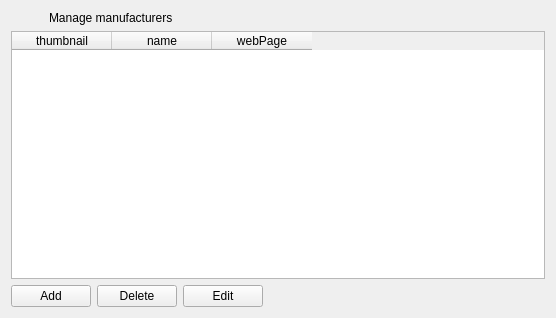
<?xml version="1.0" encoding="UTF-8"?>
<ui version="4.0">
 <class>manufacturers_form</class>
 <widget class="QWidget" name="manufacturers_form">
  <property name="geometry">
   <rect>
    <x>0</x>
    <y>0</y>
    <width>556</width>
    <height>318</height>
   </rect>
  </property>
  <property name="windowTitle">
   <string>Manufacturers</string>
  </property>
  <layout class="QGridLayout" name="gridLayout">
   <item row="6" column="0">
    <layout class="QHBoxLayout" name="horizontalLayout">
     <item>
      <widget class="QPushButton" name="add">
       <property name="text">
        <string>Add</string>
       </property>
       <property name="form" stdset="0">
        <string notr="true">manufacturer_add</string>
       </property>
       <property name="global.id" stdset="0">
        <string notr="true">{manufacturer.id}</string>
       </property>
       <property name="global.manufacturerState" stdset="0">
        <string notr="true">{manufacturer.state}</string>
       </property>
      </widget>
     </item>
     <item>
      <widget class="QPushButton" name="delete_2">
       <property name="text">
        <string>Delete</string>
       </property>
       <property name="doctype" stdset="0">
        <string notr="true">Manufacturer.simpleform</string>
       </property>
       <property name="rootelement" stdset="0">
        <string notr="true">manufacturer</string>
       </property>
       <property name="action" stdset="0">
        <string notr="true">delete</string>
       </property>
       <property name="form" stdset="0">
        <string notr="true">manufacturers</string>
       </property>
       <property name="id" stdset="0">
        <string>{manufacturer.id}</string>
       </property>
       <property name="global.manufacturerState" stdset="0">
        <string notr="true">{manufacturer.state}</string>
       </property>
      </widget>
     </item>
     <item>
      <widget class="QPushButton" name="edit">
       <property name="text">
        <string>Edit</string>
       </property>
       <property name="form" stdset="0">
        <string notr="true">manufacturer_edit</string>
       </property>
       <property name="global.id" stdset="0">
        <string notr="true">{manufacturer.id}</string>
       </property>
       <property name="global.manufacturerState" stdset="0">
        <string notr="true">{manufacturer.state}</string>
       </property>
      </widget>
     </item>
     <item>
      <spacer name="horizontalSpacer_2">
       <property name="orientation">
        <enum>Qt::Horizontal</enum>
       </property>
       <property name="sizeHint" stdset="0">
        <size>
         <width>40</width>
         <height>20</height>
        </size>
       </property>
      </spacer>
     </item>
    </layout>
   </item>
   <item row="1" column="0">
    <layout class="QHBoxLayout" name="horizontalLayout_2">
     <item>
      <widget class="QLabel" name="label">
       <property name="maximumSize">
        <size>
         <width>32</width>
         <height>32</height>
        </size>
       </property>
       <property name="text">
        <string/>
       </property>
       <property name="pixmap">
        <pixmap resource="../qtclient.qrc">:/images/building.png</pixmap>
       </property>
      </widget>
     </item>
     <item>
      <widget class="QLabel" name="label_2">
       <property name="text">
        <string>Manage manufacturers</string>
       </property>
      </widget>
     </item>
    </layout>
   </item>
   <item row="3" column="0">
    <widget class="QTableWidget" name="manufacturer">
     <property name="horizontalScrollBarPolicy">
      <enum>Qt::ScrollBarAlwaysOff</enum>
     </property>
     <property name="alternatingRowColors">
      <bool>true</bool>
     </property>
     <property name="selectionMode">
      <enum>QAbstractItemView::SingleSelection</enum>
     </property>
     <property name="selectionBehavior">
      <enum>QAbstractItemView::SelectRows</enum>
     </property>
     <property name="showGrid">
      <bool>true</bool>
     </property>
     <property name="gridStyle">
      <enum>Qt::DotLine</enum>
     </property>
     <property name="sortingEnabled">
      <bool>true</bool>
     </property>
     <property name="doctype" stdset="0">
      <string notr="true">ManufacturerListRequest.simpleform</string>
     </property>
     <property name="rootelement" stdset="0">
      <string notr="true">manufacturer</string>
     </property>
     <property name="state" stdset="0">
      <string notr="true">{global.manufacturerState}</string>
     </property>
     <property name="action" stdset="0">
      <string notr="true">read</string>
     </property>
     <attribute name="horizontalHeaderShowSortIndicator" stdset="0">
      <bool>true</bool>
     </attribute>
     <attribute name="verticalHeaderStretchLastSection">
      <bool>false</bool>
     </attribute>
     <column>
      <property name="text">
       <string>thumbnail</string>
      </property>
     </column>
     <column>
      <property name="text">
       <string>name</string>
      </property>
     </column>
     <column>
      <property name="text">
       <string>webPage</string>
      </property>
     </column>
    </widget>
   </item>
  </layout>
 </widget>
 <tabstops>
  <tabstop>manufacturer</tabstop>
  <tabstop>add</tabstop>
  <tabstop>delete_2</tabstop>
  <tabstop>edit</tabstop>
 </tabstops>
 <resources>
  <include location="../qtclient.qrc"/>
  <include location="../qtclient.qrc"/>
 </resources>
 <connections>
  <connection>
   <sender>manufacturer</sender>
   <signal>cellDoubleClicked(int,int)</signal>
   <receiver>edit</receiver>
   <slot>click()</slot>
   <hints>
    <hint type="sourcelabel">
     <x>194</x>
     <y>197</y>
    </hint>
    <hint type="destinationlabel">
     <x>207</x>
     <y>294</y>
    </hint>
   </hints>
  </connection>
 </connections>
</ui>
